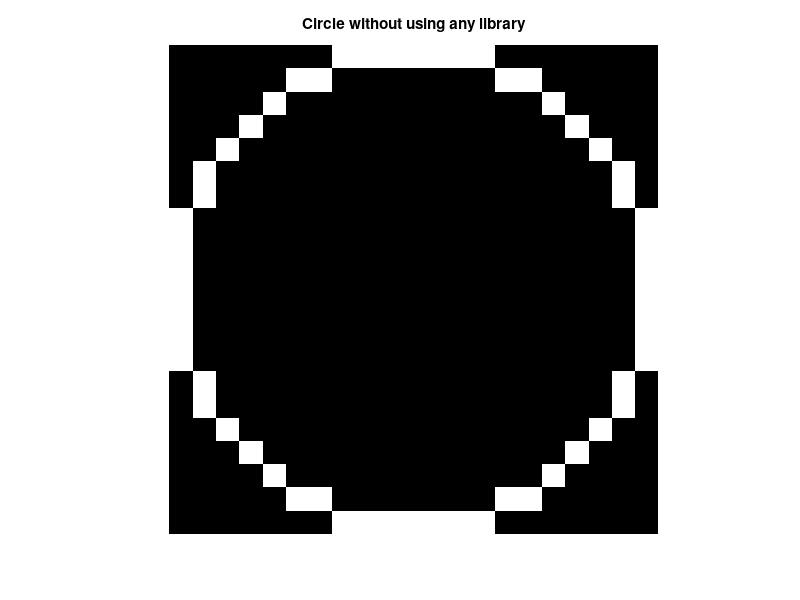

Write the MATLAB code that produced this figure.
% Define the radius and center coordinates
radius = 10;
center_x = 0;
center_y = 0;

% Define the size of the image
image_size = 2 * radius + 1; % Ensures the circle fits entirely in the image

% Initialize the image
circle_image = zeros(image_size);

% Iterate through each pixel in the image
for i = 1:image_size
    for j = 1:image_size
        % Calculate the distance from the center
        distance = sqrt((i - radius - 1)^2 + (j - radius - 1)^2);
        % Check if the distance is approximately equal to the radius
        if abs(distance - radius) < 0.5
            % Mark the pixel as part of the circle
            circle_image(i, j) = 1;
        end
    end
end

% Display the circle image
imshow(circle_image);
title('Circle without using any library');
